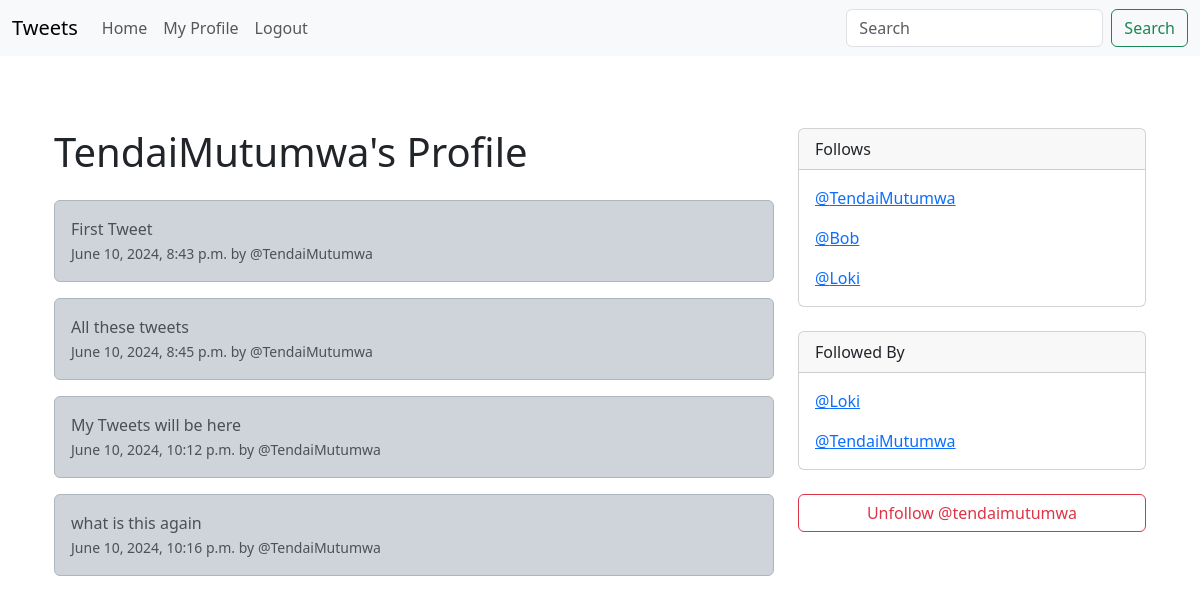
Screenshot of /profile/1 (signed in) with the database file from the repository.
### coreApp/models.py (models this page shows, shortened)
class Profile(models.Model):
    user = models.OneToOneField(User, on_delete=models.SET_NULL, null=True, blank=True)
    follows = models.ManyToManyField(
        "self",
        related_name="followed_by",
        symmetrical=False,
        blank=True
    )
    date_modified = models.DateTimeField(User,auto_now=True)
    def __str__(self):
        return self.user.username

class Tweet(models.Model):
    user=models.ForeignKey(
        User,related_name="tweets",
        on_delete=models.DO_NOTHING
    )
    body =models.CharField(max_length=200)
    created_at = models.DateTimeField(auto_now_add=True)

### coreApp/views.py (the view, shortened to what this page needs)
# urls.py: path('profile/<int:pk>',views.profile,name='profile'),
def profile(request, pk):
    if request.user.is_authenticated:
        profile = Profile.objects.get(user_id=pk)
        tweets = Tweet.objects.filter(user_id = pk)
        return render(request, "profile.html", {"profile": profile,"tweets":tweets})
    else:
        messages.success(request, "You must be logged in to view this page.")
        return redirect('index')

### template/profile.html (shortened to what this page needs)
{% extends 'base.html' %}
{% block content %}
{% if profile %}
    <div class="container mt-5">
        <div class="row">
            <div class="col-md-8">
                <h1 class="mb-4">{{ profile.user.username }}'s Profile</h1>
                {% if tweets %}
                    {% for tweet in tweets %}
                        <div class="alert alert-dark mb-3">
                            {{ tweet.body }}<br/>
                            <small class="text-muted">
                                {{ tweet.created_at }} by @{{ tweet.user.username }}
                            </small>
                        </div>
                    {% endfor %}
                {% endif %}
            </div>
            <div class="col-md-4">
                <div class="card mb-4">
                    <div class="card-header">
                        Follows
                    </div>
                    <div class="card-body">
                        {% for following in profile.follows.all %}
                            <p class="card-text">
                                <a href="{% url 'profile' following.user.id %}">@{{ following }}</a>
                            </p>
                        {% endfor %}
                    </div>
                </div>
                <div class="card mb-4">
                    <div class="card-header">
                        Followed By
                    </div>
                    <div class="card-body">
                        {% for follower in profile.followed_by.all %}
                            <p class="card-text">
                                <a href="{% url 'profile' follower.user.id %}">@{{ follower }}</a>
                            </p>
                        {% endfor %}
                    </div>
                </div>
                <form method="POST" class="text-center">
                    {% if profile in user.profile.follows.all %}
                        <button class="btn btn-outline-danger w-100" name="follow" value="unfollow" type="submit">
                            Unfollow @{{ profile.user.username|lower }}
                        </button>
                    {% else %}
                        <button class="btn btn-outline-success w-100" name="follow" value="follow" type="submit">
                            Follow @{{ profile.user.username|lower }}
                        </button>
                    {% endif %}
                </form>
            </div>
        </div>
    </div>
{% endif %}
{% endblock %}

### rows the page displays
Profile: user.username "TendaiMutumwa", user.username "tendaimutumwa"
Tweet: body "First Tweet", created_at "June 10, 2024, 8:43 p.m.", user.username "TendaiMutumwa"
Tweet: body "All these tweets", created_at "June 10, 2024, 8:45 p.m.", user.username "TendaiMutumwa"
Tweet: body "My Tweets will be here", created_at "June 10, 2024, 10:12 p.m.", user.username "TendaiMutumwa"
Tweet: body "what is this again", created_at "June 10, 2024, 10:16 p.m.", user.username "TendaiMutumwa"
Profile: user.username "Bob"
Profile: user.username "Loki"
